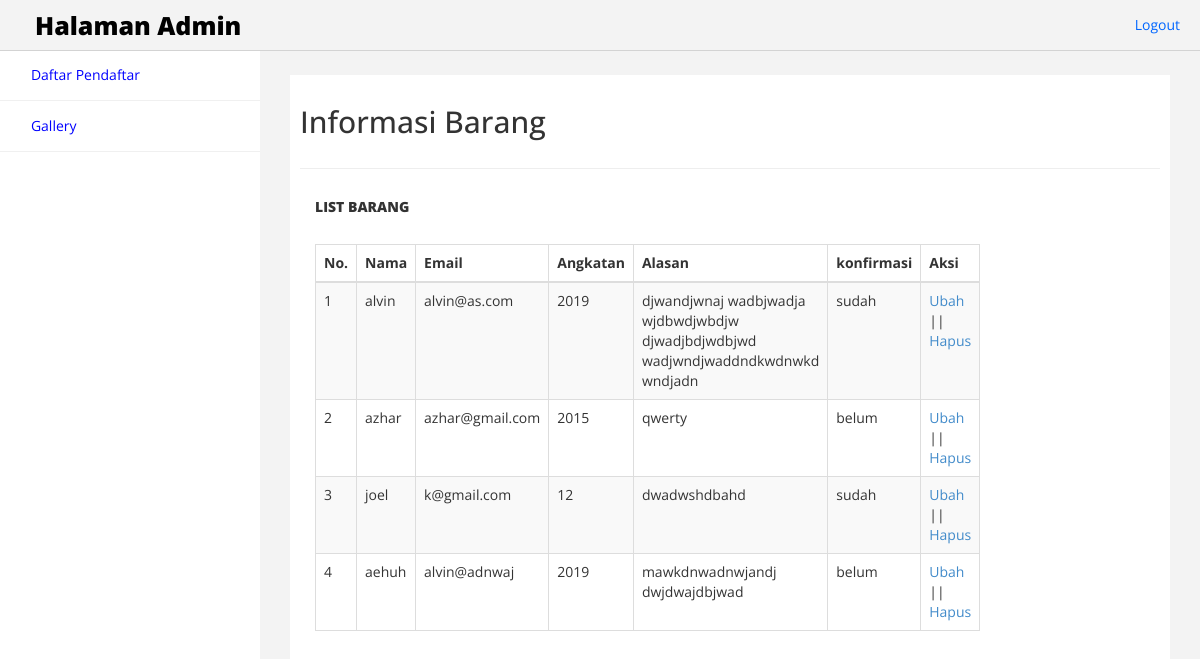
The app's page /ukmbasketCopy/user/adduser.php with its own data.
### tables this page shows
CREATE TABLE `user` (
  `id` int(11) NOT NULL,
  `nama` varchar(100) NOT NULL,
  `email` varchar(250) NOT NULL,
  `angkatan` int(4) NOT NULL,
  `alasan` text NOT NULL,
  `konfirmasi` varchar(25) NOT NULL DEFAULT 'belum'
);

### ukmbasketCopy/user/functionedit.php (called while the page is built, shortened)
<?php
$connection = mysqli_connect("localhost", "root", "", "ukmbasket");
function query($query)
{
    global $connection;
    $result = mysqli_query($connection, $query);
    $rows = [];
    while( $row = mysqli_fetch_assoc($result)) {
        $rows[] = $row;
    }
    return $rows;
}
?>

### ukmbasketCopy/user/adduser.php (the view, shortened to what this page needs)
<?php
require '../user/functionedit.php';
$queryy = query("SELECT * FROM user ");
?>
<!DOCTYPE html>
<html>
<head>
    <link href="assets/css/bootstrap.css" rel="stylesheet" />
    <link href="assets/css/font-awesome.css" rel="stylesheet" />
    <link href="assets/css/custom.css" rel="stylesheet" />
</head>
<body>
    <div id="wrapper">
        <div class="navbar navbar-inverse navbar-fixed-top">
            <div class="adjust-nav">
                <div class="navbar-header">
                    <a class="navbar-brand" href="#">Halaman Admin</a>
                </div>
                <div class="navbar-collapse collapse">
                    <ul class="nav navbar-nav navbar-right">
                        <li><a href="../index.html">Logout</a></li>
                    </ul>
                </div>
            </div>
        </div>
        <nav class="navbar-default navbar-side" role="navigation">
            <div class="sidebar-collapse">
                <ul class="nav" id="main-menu">
                    <li>
                        <a href="../user/adduser.php"><i class="fa fa-desktop "></i>Daftar Pendaftar</a>
                    </li>
                    <li>
                        <a href="../gallery/index.php"><i class="fa fa-desktop "></i>Gallery</a>
                    </li>
                </ul>
            </div>
        </nav>
        <div id="page-wrapper">
            <div id="page-inner">
                <div class="row">
                    <div class="col-md-12">
                        <h2>Informasi Barang</h2>
                    </div>
                </div>
                <hr />
                    <div class="col-md-6">
                        <h5>List Barang</h5>
                        <table class="table table-striped table-bordered table-hover">
                            <thead>
                                <tr>
                                    <th>No.</th>
                                    <th>Nama</th>
                                    <th>Email</th>
                                    <th>Angkatan</th>
                                    <th>Alasan</th>
                                    <th>konfirmasi</th>
				                    <th>Aksi</th>
                                </tr>
                            </thead>
                                <?php $i = 1; ?>
				<?php foreach( $queryy as $row ) : ?>
    				<tr>
        				<td><?= $i ?></td>
        				<td><?= $row["nama"]; ?></td>
        				<td><?= $row["email"]; ?></td>
                        <td><?= $row["angkatan"]; ?></td>
        				<td><?= $row["alasan"]; ?></td>
                        <td><?= $row["konfirmasi"]; ?></td>
        				<td>
           	            <a href="../user/ubah.php?id=<?= $row["id"]?>">Ubah</a> ||
         			    <a href="../user/hapus.php?id=<?= $row["id"]?>" onclick="return confirm('yakin?');">Hapus</a>
                    </td>
    				</tr>
  				<?php $i++; ?>
   				<?php endforeach; ?>
                        </table>
                    </div>
            </div>
        </div>
    </div>
</body>
</html>

### ukmbasketCopy/user/assets/css/custom.css (style rules this page uses)
body { font-family: 'Open Sans', sans-serif; }
#wrapper { width: 100%; margin-top:50px; }
#page-wrapper { padding: 15px 15px; min-height: 600px; background:#F3F3F3; }
#page-inner { width:100%; margin:10px 20px 10px 0px; background-color:#fff!important; padding:10px; min-height:1200px; }
h5,.h5 { font-size: 14px; font-weight: 900; text-transform: uppercase; padding-bottom:20px; }
.navbar-inverse .navbar-nav > li > a { color: #06F; }
.sidebar-collapse , .sidebar-collapse .nav { background:none; }
.sidebar-collapse .nav { padding:0; }
.sidebar-collapse .nav > li > a { background: #FFFFFF; text-shadow: none; color:#0000FF; }
.sidebar-collapse > .nav > li > a { padding:15px 10px; }
.sidebar-collapse > .nav > li { border-bottom: 1px solid rgba(240, 240, 240, 1) !important; }
.navbar-side { border:none; background-color: #202020; }
.navbar-inverse { background-color: #f3f3f3; border-color: #D3D3D3; }
.navbar-default { border:0px solid #DDDDDD; }
.nav > li > a > i { margin-right:10px; }
.navbar-inverse .navbar-brand { color: #000000; font-size: 25px; font-weight: 900; }
.adjust-nav { padding-left:20px;padding-right:20px; }
@media (min-width:768px) { #page-wrapper { margin: 0 0 0 260px; padding: 15px 30px; min-height: 1200px; } }
@media (min-width:768px) { .navbar-side { z-index: 1; position: absolute; width: 260px; } }
@media (min-width:768px) { .navbar { border-radius: 0px; } }

### records on screen
user: nama "alvin", email "alvin@as.com", angkatan "2019", alasan "djwandjwnaj wadbjwadja wjdbwdjwbdjw djwadjbdjwdbjwd wadjwndjwaddndkwdnwkd wndjadn", konfirmasi "sudah"
user: nama "azhar", email "azhar@gmail.com", angkatan "2015", alasan "qwerty", konfirmasi "belum"
user: nama "joel", email "k@gmail.com", angkatan "12", alasan "dwadwshdbahd", konfirmasi "sudah"
user: nama "aehuh", email "alvin@adnwaj", angkatan "2019", alasan "mawkdnwadnwjandj dwjdwajdbjwad", konfirmasi "belum"
